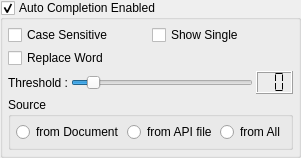
     <widget class="QWidget" name="pAutoCompletion">
      <layout class="QVBoxLayout">
       <property name="spacing">
        <number>3</number>
       </property>
       <property name="margin">
        <number>0</number>
       </property>
       <item>
        <widget class="QGroupBox" name="gbAutoCompletionEnabled">
         <property name="title">
          <string>Auto Completion Enabled</string>
         </property>
         <property name="checkable">
          <bool>true</bool>
         </property>
         <layout class="QGridLayout" name="gridLayout">
          <property name="margin">
           <number>5</number>
          </property>
          <property name="spacing">
           <number>3</number>
          </property>
          <item row="0" column="0">
           <widget class="QCheckBox" name="cbAutoCompletionCaseSensitivity">
            <property name="text">
             <string>Case Sensitive</string>
            </property>
           </widget>
          </item>
          <item row="0" column="1">
           <widget class="QCheckBox" name="cbAutoCompletionShowSingle">
            <property name="text">
             <string>Show Single</string>
            </property>
           </widget>
          </item>
          <item row="1" column="0">
           <widget class="QCheckBox" name="cbAutoCompletionReplaceWord">
            <property name="text">
             <string>Replace Word</string>
            </property>
           </widget>
          </item>
          <item row="2" column="0" colspan="2">
           <layout class="QHBoxLayout">
            <property name="spacing">
             <number>3</number>
            </property>
            <item>
             <widget class="QLabel" name="lAutoCompletionThreshold">
              <property name="text">
               <string>Threshold :</string>
              </property>
             </widget>
            </item>
            <item>
             <widget class="QSlider" name="sAutoCompletionThreshold">
              <property name="sizePolicy">
               <sizepolicy hsizetype="Expanding" vsizetype="Fixed">
                <horstretch>0</horstretch>
                <verstretch>0</verstretch>
               </sizepolicy>
              </property>
              <property name="minimum">
               <number>-1</number>
              </property>
              <property name="maximum">
               <number>10</number>
              </property>
              <property name="pageStep">
               <number>2</number>
              </property>
              <property name="orientation">
               <enum>Qt::Horizontal</enum>
              </property>
              <property name="tickInterval">
               <number>1</number>
              </property>
             </widget>
            </item>
            <item>
             <widget class="QLCDNumber" name="lnAutoCompletionThreshold">
              <property name="sizePolicy">
               <sizepolicy hsizetype="Fixed" vsizetype="Fixed">
                <horstretch>0</horstretch>
                <verstretch>0</verstretch>
               </sizepolicy>
              </property>
              <property name="digitCount">
               <number>2</number>
              </property>
              <property name="segmentStyle">
               <enum>QLCDNumber::Flat</enum>
              </property>
             </widget>
            </item>
           </layout>
          </item>
          <item row="3" column="0" colspan="2">
           <widget class="QGroupBox" name="gbAutoCompletionSource">
            <property name="title">
             <string>Source</string>
            </property>
            <layout class="QHBoxLayout">
             <property name="spacing">
              <number>3</number>
             </property>
             <property name="margin">
              <number>5</number>
             </property>
             <item>
              <widget class="QRadioButton" name="rbAcsDocument">
               <property name="text">
                <string>from Document</string>
               </property>
              </widget>
             </item>
             <item>
              <widget class="QRadioButton" name="rbAcsAPIs">
               <property name="text">
                <string>from API file</string>
               </property>
              </widget>
             </item>
             <item>
              <widget class="QRadioButton" name="rbAcsAll">
               <property name="text">
                <string>from All</string>
               </property>
              </widget>
             </item>
            </layout>
           </widget>
          </item>
         </layout>
        </widget>
       </item>
       <item>
        <spacer>
         <property name="orientation">
          <enum>Qt::Vertical</enum>
         </property>
         <property name="sizeHint" stdset="0">
          <size>
           <width>8</width>
           <height>0</height>
          </size>
         </property>
        </spacer>
       </item>
      </layout>
     </widget>
